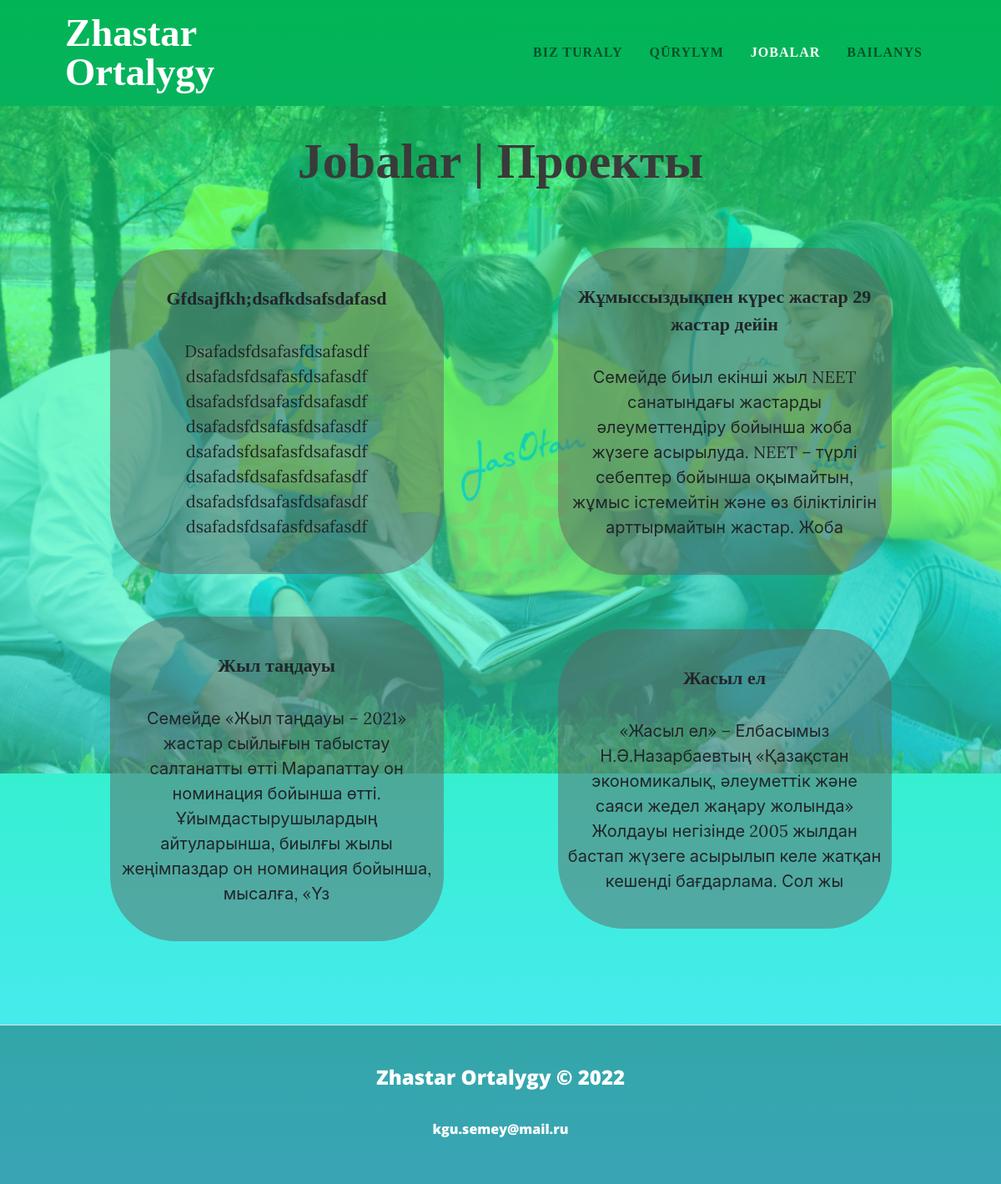
The app's page /projects with its own data.
### main/models.py (models this page shows, shortened)
class Project(models.Model):
    title = models.CharField(max_length=100)
    slug = models.SlugField(blank=True, unique=True)
    text = models.TextField()
    status = models.IntegerField(choices=STATUS, default=0)
    created_at = models.DateTimeField(auto_now_add=True)
    updated_at = models.DateTimeField(auto_now=True)
    class Meta:
        ordering=("-created_at",)

### main/views.py (the view)
# urls.py: path('projects', projects, name="projects"),
def projects(request):
    projects = Project.objects.all()
    return render(request, "projects.html", {'projects':projects})

### templates/projects.html (shortened to what this page needs)
{% extends 'base.html' %}
{% load static %}
{% block navbar %}<nav class="navbar navbar-expand-lg navbar-light position-relative" id="mainNav">
            <div class="container px-4 px-lg-5">
                <img src="{%static 'images/Logo.svg'%}" id="navbar_logotip"/>
                <div class="collapse navbar-collapse" id="navbarResponsive">
                    <ul class="navbar-nav ms-auto py-4 py-lg-0">
                        <li class="nav-item"><a class="nav-link px-lg-3 py-3 py-lg-4" href="{% url 'home' %}" id="navbar_text">Bız turaly</a></li>
                        <li class="nav-item"><a class="nav-link px-lg-3 py-3 py-lg-4" href="{% url 'structure' %}" id="navbar_text">Qūrylym</a></li>
                        <li class="nav-item"><a class="nav-link px-lg-3 py-3 py-lg-4" href="{% url 'projects' %}" id="navbar_textMain">Jobalar</a></li>
                        <li class="nav-item"><a class="nav-link px-lg-3 py-3 py-lg-4" href="{% url 'contact' %}" id="navbar_text">Bailanys</a></li>
                    </ul>
                </div>
            </div>
        </nav>{% endblock navbar %}
{% block content %}
<div id="pr_div">
    <div class="container px-4 px-lg-5">
                    <div class="row gx-4 gx-lg-5 justify-content-center">
                            <div id="vidy_uslug">
                                <h1 id="h1_title">Jobalar  |  Проекты</h1>
                                <br><br>
                            </div>
                        </div>
                        <div id="uslugi_div">
                            {% for item in projects %}
                            {% if item.status == 1 %}
                                <div id="usluga-item">
                                    <div style="padding:10px; text-align:center">
                                        <p style="line-break: auto; font-family:Jost; font-size:22px" class="pTitle"><strong><a style="text-decoration:none;" href="{% url 'project_detail_view' item.slug %}">{{item.title|capfirst}}</a></strong></p>
                                        <p>{{item.text|slice:"200"|capfirst}}</p>
                                    </div>
                                </div>
                            {% endif %}
                            {% endfor %}
                        </div></div>
        </div>{% endblock content %}

### records on screen
Project: title "Gfdsajfkh;dsafkdsafsdafasd", text "Dsafadsfdsafasfdsafasdf dsafadsfdsafasfdsafasdf dsafadsfdsafasfdsafasdf dsafadsfdsafasfdsafasdf dsafadsfdsafasfdsafasdf dsafadsfdsafasfdsafasdf dsafadsfdsafasfdsafasdf dsafadsfdsafasfdsafasdf"
Project: title "Жұмыссыздықпен күрес жастар 29 жастар дейін", text "Семейде биыл екінші жыл NEET санатындағы жастарды әлеуметтендіру бойынша жоба жүзеге асырылуда. NEET – түрлі себептер бойынша оқымайтын, жұмыс істемейтін және өз біліктілігін арттырмайтын жастар. Жоба"
Project: title "Жыл таңдауы", text "Семейде «Жыл таңдауы – 2021» жастар сыйлығын табыстау салтанатты өтті Марапаттау он номинация бойынша өтті. Ұйымдастырушылардың айтуларынша, биылғы жылы жеңімпаздар он номинация бойынша, мысалға, «Үз"
Project: title "Жасыл ел", text "«Жасыл ел» – Елбасымыз Н.Ә.Назарбаевтың «Қазақстан экономикалық, әлеуметтiк және саяси жедел жаңару жолында» Жолдауы негізінде 2005 жылдан бастап жүзеге асырылып келе жатқан кешенді бағдарлама. Сол жы"
